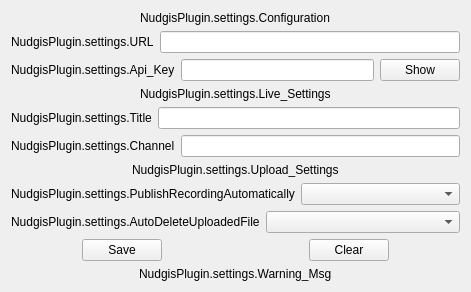
<?xml version="1.0" encoding="UTF-8"?>
<ui version="4.0">
 <class>Settings</class>
 <widget class="QWidget" name="Settings">
  <property name="geometry">
   <rect>
    <x>0</x>
    <y>0</y>
    <width>396</width>
    <height>340</height>
   </rect>
  </property>
  <property name="WindowTitle" stdset="0">
   <string>NudgisPlugin.settings.WindowTitle</string>
  </property>
  <layout class="QVBoxLayout" name="verticalLayout_settings">
   <property name="sizeConstraint">
    <enum>QLayout::SetFixedSize</enum>
   </property>
   <item>
    <layout class="QHBoxLayout" name="horizontalLayout_configuration">
     <item alignment="Qt::AlignHCenter">
      <widget class="QLabel" name="label_configuration">
       <property name="text">
        <string>NudgisPlugin.settings.Configuration</string>
       </property>
      </widget>
     </item>
    </layout>
   </item>
   <item>
    <layout class="QHBoxLayout" name="horizontalLayout_url">
     <item>
      <widget class="QLabel" name="label_url">
       <property name="minimumSize">
        <size>
         <width>70</width>
         <height>0</height>
        </size>
       </property>
       <property name="text">
        <string>NudgisPlugin.settings.URL</string>
       </property>
      </widget>
     </item>
     <item>
      <widget class="QLineEdit" name="url">
       <property name="minimumSize">
        <size>
         <width>300</width>
         <height>0</height>
        </size>
       </property>
       <property name="text">
        <string/>
       </property>
      </widget>
     </item>
    </layout>
   </item>
   <item>
    <layout class="QHBoxLayout" name="horizontalLayout_api_key">
     <item>
      <widget class="QLabel" name="label_api_key">
       <property name="minimumSize">
        <size>
         <width>70</width>
         <height>0</height>
        </size>
       </property>
       <property name="text">
        <string>NudgisPlugin.settings.Api_Key</string>
       </property>
      </widget>
     </item>
     <item>
      <widget class="QLineEdit" name="api_key">
       <property name="text">
        <string/>
       </property>
       <property name="EchoMode">
        <enum>QLineEdit::Password</enum>
       </property>
      </widget>
     </item>
     <item>
      <widget class="QPushButton" name="btn_sw_EchoMode">
       <property name="text">
        <string>Show</string>
       </property>
      </widget>
     </item>
    </layout>
   </item>
   <item>
    <layout class="QHBoxLayout" name="horizontalLayout_live_setting">
     <item alignment="Qt::AlignHCenter">
      <widget class="QLabel" name="label_live_setting">
       <property name="text">
        <string>NudgisPlugin.settings.Live_Settings</string>
       </property>
      </widget>
     </item>
    </layout>
   </item>
   <item>
    <layout class="QHBoxLayout" name="horizontalLayout_title">
     <item>
      <widget class="QLabel" name="label_title">
       <property name="minimumSize">
        <size>
         <width>70</width>
         <height>0</height>
        </size>
       </property>
       <property name="text">
        <string>NudgisPlugin.settings.Title</string>
       </property>
      </widget>
     </item>
     <item>
      <widget class="QLineEdit" name="stream_title">
       <property name="text">
        <string/>
       </property>
      </widget>
     </item>
    </layout>
   </item>
   <item>
    <layout class="QHBoxLayout" name="horizontalLayout_channel">
     <item>
      <widget class="QLabel" name="label_channel">
       <property name="minimumSize">
        <size>
         <width>70</width>
         <height>0</height>
        </size>
       </property>
       <property name="text">
        <string>NudgisPlugin.settings.Channel</string>
       </property>
      </widget>
     </item>
     <item>
      <widget class="QLineEdit" name="stream_channel">
       <property name="text">
        <string/>
       </property>
      </widget>
     </item>
    </layout>
   </item>
   <item>
    <layout class="QHBoxLayout" name="horizontalLayout_upload_setting">
     <item alignment="Qt::AlignHCenter">
      <widget class="QLabel" name="label_upload_setting">
       <property name="text">
        <string>NudgisPlugin.settings.Upload_Settings</string>
       </property>
      </widget>
     </item>
    </layout>
   </item>
   <item>
    <layout class="QHBoxLayout" name="horizontalLayout_publish_recording_automatically">
     <item>
      <widget class="QLabel" name="label_publish_recording_automatically">
       <property name="minimumSize">
        <size>
         <width>70</width>
         <height>0</height>
        </size>
       </property>
       <property name="text">
        <string>NudgisPlugin.settings.PublishRecordingAutomatically</string>
       </property>
      </widget>
     </item>
     <item>
      <widget class="QComboBox" name="publish_recording_automatically"/>
     </item>
    </layout>
   </item>
   <item>
    <layout class="QHBoxLayout" name="horizontalLayout_auto_delete_uploaded_file">
     <item>
      <widget class="QLabel" name="label_auto_delete_uploaded_file">
       <property name="minimumSize">
        <size>
         <width>70</width>
         <height>0</height>
        </size>
       </property>
       <property name="text">
        <string>NudgisPlugin.settings.AutoDeleteUploadedFile</string>
       </property>
      </widget>
     </item>
     <item>
      <widget class="QComboBox" name="auto_delete_uploaded_file"/>
     </item>
    </layout>
   </item>
   <item>
    <layout class="QHBoxLayout" name="horizontalLayout_btn">
     <item alignment="Qt::AlignHCenter">
      <widget class="QPushButton" name="btn_saveSettings">
       <property name="text">
        <string>Save</string>
       </property>
      </widget>
     </item>
     <item alignment="Qt::AlignHCenter">
      <widget class="QPushButton" name="btn_clearWindow">
       <property name="text">
        <string>Clear</string>
       </property>
      </widget>
     </item>
    </layout>
   </item>
   <item>
    <layout class="QHBoxLayout" name="horizontalLayout_warning">
     <item alignment="Qt::AlignHCenter">
      <widget class="QLabel" name="label_warning">
       <property name="text">
        <string>NudgisPlugin.settings.Warning_Msg</string>
       </property>
       <property name="wordWrap">
        <bool>true</bool>
       </property>
      </widget>
     </item>
    </layout>
   </item>
  </layout>
 </widget>
 <resources/>
 <connections/>
</ui>
